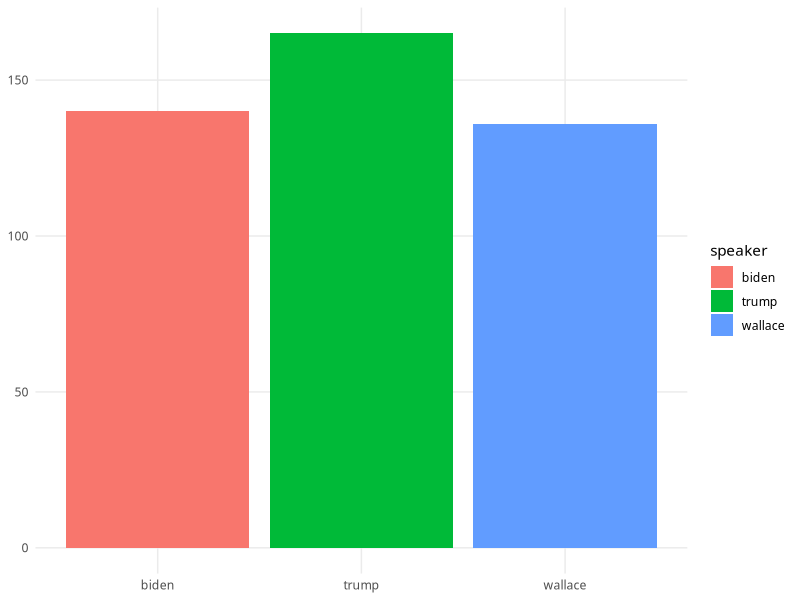
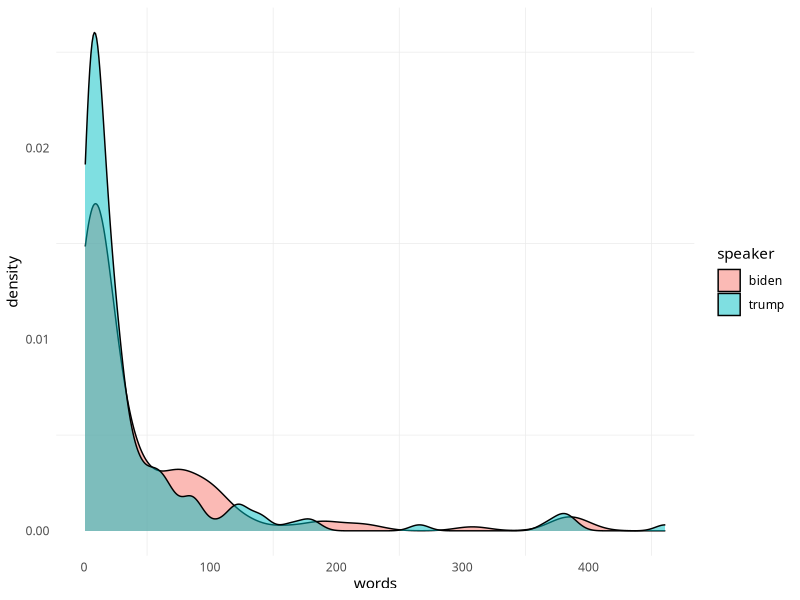
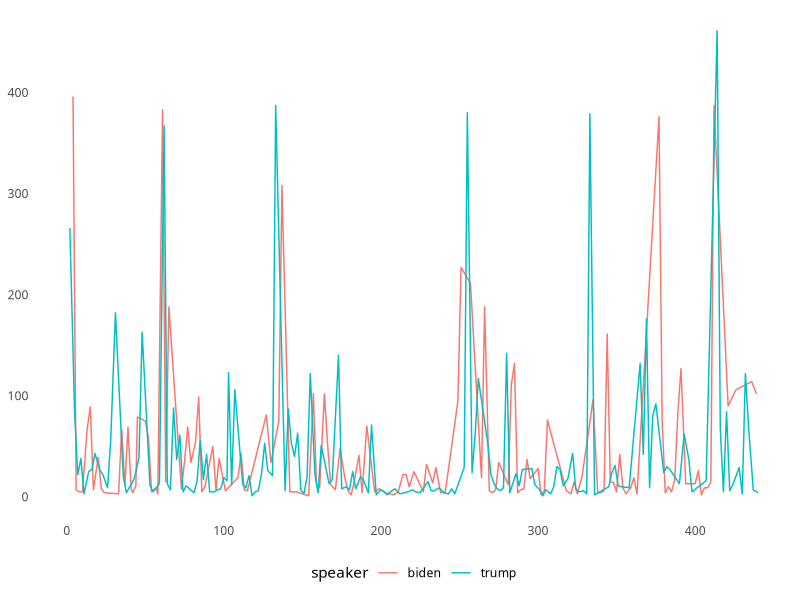

Reproduce these figures in R, in order.
# Presidential Debate

library(tidyverse)

debate <- read_csv("presdebate2020.csv")

theme_set(theme_minimal()) 
theme_update(panel.grid.minor = element_blank(),
             text = element_text(family = "IBM Plex Sans"),
             axis.title = element_blank())

debate_clean <- debate %>% 
  filter(!is.na(names)) %>% 
  rename(speaker = names) %>% 
  mutate_all(.funs = tolower) %>% 
  mutate(speaker = case_when(speaker == "president" ~ "trump",
                             speaker == "joe" ~ "biden", 
                             TRUE ~ speaker),
         id = row_number())

distinct(debate_clean, speaker)

#statement

statements <- debate_clean %>% 
  group_by(speaker) %>% 
  count()

ggplot(data = statements, aes(x = speaker, y = n, fill = speaker)) +
  geom_bar(stat = "identity")

# wie viele worte

number_words <- debate_clean %>% 
  mutate(words = str_count(statements,'\\w+'))

number_words %>% 
  group_by(speaker) %>% 
  summarise(totalwords = sum(words))

number_words %>% 
  filter(speaker != "wallace") %>% 
  select(words, speaker) %>% 
  ggplot(aes(x = words, fill = speaker)) +
  geom_density(alpha = 0.5) +
  theme_minimal() +
  theme(panel.grid.major = element_blank(),
        text = element_text(family = "IBM Plex Sans"))

#length of statemens over time

number_words %>% 
  filter(speaker != "wallace") %>% 
ggplot(aes(x = id, y = words, group = speaker, color = speaker)) +
  geom_line() +
  theme(panel.grid = element_blank(),
        legend.position = "bottom") 
